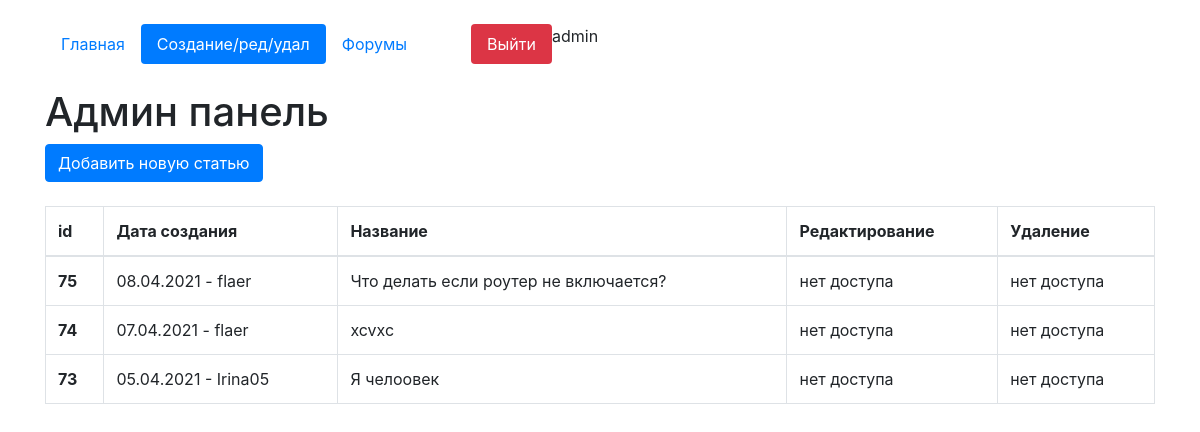
/edit-page (signed in), run on the app's committed database.
### core/models.py (models this page shows, shortened)
class Articles(models.Model):
    author = models.ForeignKey(User, on_delete=models.CASCADE, verbose_name='Владелец статьи', blank=True, null=True)
    create_date = models.DateTimeField(auto_now=True)
    name = models.CharField(max_length=200, verbose_name='Название')
    text = models.TextField(verbose_name='Текст')
    class Meta:
        verbose_name = 'Статью'
        verbose_name_plural = 'Статьи'

### core/views.py (the view, shortened to what this page needs)
# urls.py: path('edit-page', views.ArticleCreateView.as_view(), name='edit_page'),
class ArticleCreateView(LoginRequiredMixin, CustomSuccessMessageMixin, CreateView):
    login_url = reverse_lazy('login_page')
    model = Articles
    template_name = 'edit_page.html'
    form_class = ArticleForm
    success_url = reverse_lazy('edit_page')
    success_msg = 'Запись создана'
    def get_context_data(self, **kwargs):
        kwargs['list_articles'] = Articles.objects.all().order_by('-id')
        return super().get_context_data(**kwargs)

### core/templates/edit_page.html (shortened to what this page needs)
{% extends 'index.html' %}
    {% block content %}
    <h1 class="mt-4">Админ панель</h1>
<button type="button" class="btn btn-primary" data-toggle="modal" data-target="#exampleModal">
  Добавить новую статью
</button>
    {% if update %}
    {% if success_update %}
    <p style="color:red">Запись обновлена</p>
    {% endif %}
    <p class="mt-4">Страница редактирования</p>
    <p><a href="{% url 'edit_page' %}">Вернуться назад</a></p>
    <form id="update_data" method="post">
            {% csrf_token %}
            {{form}}
        </form>
    <button form="update_data" type="submit" class="btn btn-primary">Обновить</button>
    {% else %}
    <table class="table table-bordered mt-4">
  <thead>
    <tr>
      <th scope="col">id</th>
      <th scope="col">Дата создания</th>
      <th scope="col">Название</th>
      <th scope="col">Редактирование</th>
      <th scope="col">Удаление</th>
    </tr>
  </thead>
  <tbody>
      {% for i in list_articles %}
    <tr {% if i.id|slugify == request.GET.id %} style="background:red" {% endif %}>
      <th>{{i.id}}</th>
      <td>{{i.create_date|date:'d.m.Y'}} - {{i.author}}</td>
      <td>{{i.name}}</td>
      <td>
          {% if request.user == i.author %}
          <a href="{% url 'update_page' i.id %}">редактировать</a>
          {% else %}
          нет доступа
          {% endif %}
          </td>
      <td>
          {% if request.user == i.author %}
          <form id="delete_form{{i.id}}" action="{% url 'delete_page' i.id %}" method="post">{% csrf_token %}</form>
          <a href="javascript:void()" onclick="delete_question{{i.id}}()">удалить</a>
          <script>
              function delete_question{{i.id}}() {
                  if (confirm("Вы уверены")) {
                      document.getElementById('delete_form{{i.id}}').submit()
                  }
              }
              </script>
          {% else %}
          нет доступа
            {% endif %}
          </td>
    </tr>
    {% endfor %}
  </tbody>
</table>
{% endif %}
   {% endblock %}

### core/templates/index.html (shortened to what this page needs)
<!doctype html>
{%load static%}
<html lang="ru">
  <head>
    <link rel="stylesheet" href="https://stackpath.bootstrapcdn.com/bootstrap/4.4.1/css/bootstrap.min.css">
<link rel="stylesheet" href="{% static 'css/demo.css' %}">
	<link rel="stylesheet" href="{% static 'css/fakeLoader.min.css' %}">
  </head>
  <body>
      <div class="container mt-4">
          <ul class="nav nav-pills">
  <li class="nav-item">
      {% url 'home' as url_home %}
    <a class="nav-link {% if url_home == request.path %}active{% endif %}" href="{{url_home}}">Главная</a>
  </li>
  <li class="nav-item">
      {% url 'edit_page' as url_edit_page %}
    <a class="nav-link {% if url_edit_page == request.path %}active{% endif %}" href="{{url_edit_page}}">Создание/ред/удал</a>
  </li>
 <li class="nav-item">
      {% url 'forum' as url_forum %}
    <a class="nav-link {% if url_forum == request.path %}active{% endif %}" href="{{url_forum}}">Форумы</a>
  </li>
  {% if request.user.is_authenticated %}
      <li class="nav-item">
        {% url 'logout_page' as url_logout_page %}
    <a class="nav-link btn-danger ml-5" href="{{url_logout_page}}">Выйти</a>
  </li>
  {% endif %}
{{request.user}}
</ul>
    {% block content %}{% endblock %}
</div>
  </body>
</html>

### core/static/css/demo.css (style rules this page uses)
a { text-decoration: none; }

### data on the page
Articles: id "75", create_date "08.04.2021", author "flaer", name "Что делать если роутер не включается?", shows "нет доступа"
Articles: id "74", create_date "07.04.2021", author "flaer", name "xcvxc", shows "нет доступа"
Articles: id "73", create_date "05.04.2021", author "Irina05", name "Я челоовек", shows "нет доступа"

### other printed values
{{ request.user }} "admin"
